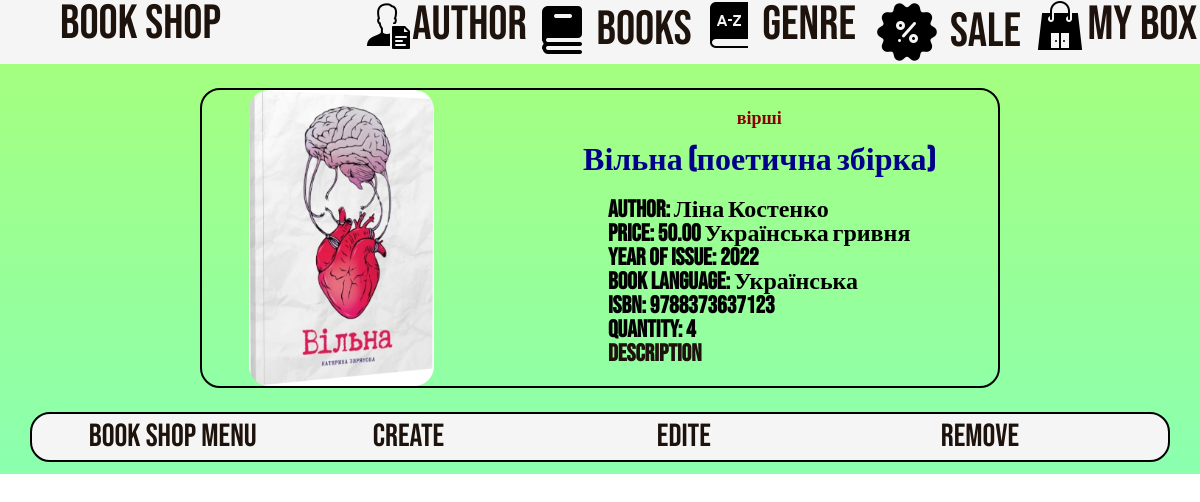
/shop/show/2, run on an earlier commit of the app's database.
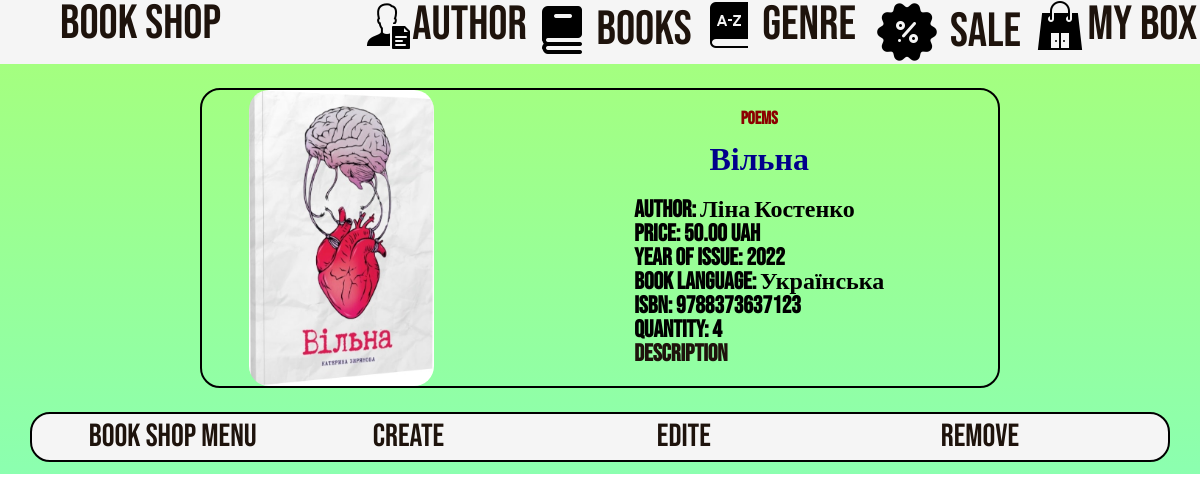
And on a later commit of the database.
### shop/models.py (models this page shows, shortened)
class Book_shop(models.Model):
    book = models.ForeignKey('Book', on_delete=models.RESTRICT, null=True)
    price = models.DecimalField(max_digits=10, decimal_places=2, default=0.01)
    currency = models.CharField(default=Currency.UAH, max_length=20)
    quantity = models.IntegerField()
    booked = models.IntegerField()
    sale = models.BooleanField(default=False)
    url = models.URLField(max_length=200, default='empty')

class Book(models.Model):
    genre_ls = [
        ('historical', 'historical'),
        ('novel', 'novel'),
        ('fantasy', 'fantasy'),
        ('comics', 'comics'),
        ('tales', 'tales'),
        ('poems', 'poems'),
        ('prose', 'prose')
    ]
    book_name = models.CharField(max_length=20)
    isbn = models.CharField('ISBN', max_length=13,
                            unique=True,
                            help_text='Unique 13 character')
    year_of_issue = models.DateTimeField()
    book_language = models.CharField(choices=Language.choices, default=Language.ukrainian, max_length=20)
    genre = models.CharField(choices=Book_genre(), max_length=20, default='prose')
    author = models.ForeignKey('Author', on_delete=models.RESTRICT, null=True)
    pic = models.ImageField(upload_to='static/img', blank=True)

class Author(models.Model):
    first_name = models.CharField(max_length=100)
    last_name = models.CharField(max_length=100)
    date_of_birth = models.DateField(null=True, blank=True)
    pic = models.ImageField(upload_to='static/img', blank=True)

### shop/views.py (the view)
# urls.py: path('show/<int:id>', views.book_shop_detail),
def book_shop_detail(request, id=None):
    instance = get_object_or_404(Book_shop, id=id)
    context = {
        'title': 'Book detail',
        'title2': 'Book Shop',
        'object': instance,
    }
    return render(request, 'shop_detail.html', context)

### templates/shop_detail.html
{% extends 'base.html' %}
{% block content %}
    <div class="M_box_show">
        <div class="M_box_pic_show"><img class="Img" src="{{ object.book.pic.url }}"></div>
        <div class="M_box_text_show">
            <div class="MB_text_header"><a style="color: darkred" class="link_undecor"
                                           href="http://127.0.0.1:8000/shop/{{ object.book.genre }}"> {{ object.book.genre }}</a>
            </div>
            <h1 class="Title">{{ object.book.book_name }} </h1>
            <h2 class="Small_title">Author: {{ object.book.author.first_name }} {{ object.book.author.last_name }}
                <br>
                Price: {{ object.price }} {{ object.currency }}
                <br>
                Year of issue: {{ object.book.year_of_issue.year }}
                <br>
                Book language: {{ object.book.book_language.capitalize }}
                <br>
                ISBN: {{ object.book.isbn }}
                <br>
                Quantity: {{ object.quantity }}
                <br>
                <a class="link_undecor" href="{{ object.url }}">Description </a>
            </h2>
        </div>
    </div>
    </div>
{% endblock content %}
{% block bottom %}
    <div class="H_Bigbox">{{ title2 }} MENU</div>
    <div class="H_Bigbox"><a href="http://127.0.0.1:8000/shop/add/" class="link_undecor">CREATE</a></div>
    <div class="H_Bigbox"><a href="http://127.0.0.1:8000/shop/edite/{{ object.book_id }}"
                             class="link_undecor">EDITE </a></div>
    <div class="H_Bigbox"><a href="http://127.0.0.1:8000/shop/delete/{{ object.book_id }}" class="link_undecor">REMOVE </a></div>
{% endblock bottom %}

What changed in the data, as far as the page shows it:
changed Book_shop "Ліна": book.genre "вірші" → "poems"; book.book_name "Вільна (поетична збірка)" → "Вільна"; currency "Українська гривня" → "UAH"
